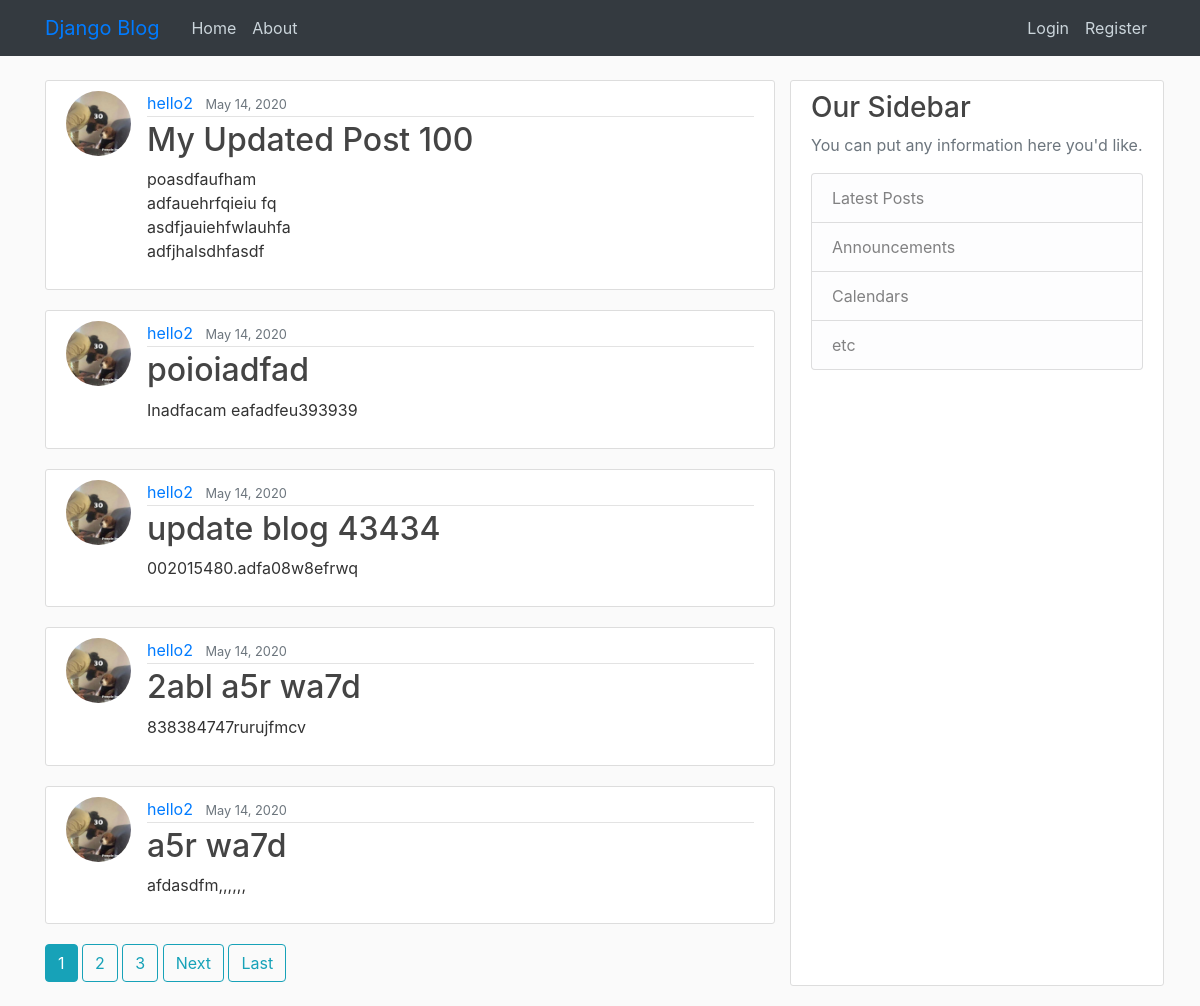
The page / on the database its author committed.
### blog/models.py (models this page shows, shortened)
class Post(models.Model):
	title = models.CharField(max_length=100)
	content = models.TextField()
	date_posted = models.DateTimeField(default=timezone.now)
	author = models.ForeignKey(User, on_delete=models.CASCADE)

### users/models.py (models this page shows, shortened)
class Profile(models.Model):
	user = models.OneToOneField(User, on_delete=models.CASCADE)
	image = models.ImageField(default='default.jpg',upload_to='profile_pics')

### blog/views.py (the view)
# urls.py: path('', PostListView.as_view(), name='blog-home'),
class PostListView(ListView):
	model = Post
	template_name = 'blog/home.html' #<app> / <model>_<viewtype>.html
	context_object_name = 'posts'
	ordering = ['-date_posted']
	paginate_by = 5

### blog/templates/blog/home.html (shortened to what this page needs)
{% extends 'blog/base.html'%}
	{%block content%}
		{% for post in posts %}
		<article class="media content-section">
			<img class="rounded-circle article-img" src="{{ post.author.profile.image.url }}">
			  <div class="media-body">
			    <div class="article-metadata">
			      <a class="mr-2" href="{% url 'user-posts' post.author.username %}">{{ post.author }}</a>
			      <small class="text-muted">{{ post.date_posted|date:"F d, Y" }}</small>
			    </div>
			    <h2><a class="article-title" href="{% url 'post-detail' post.id %}">{{ post.title }}</a></h2>
			    <p class="article-content">{{ post.content }}</p>
			  </div>
			</article>
		{%endfor%}
		{% if is_paginated %}
			{% for num in page_obj.paginator.page_range %}
				{% if page_obj.number == num %}
					<a class="btn btn-info mb-4" href="?page={{ num }}"> {{ num }} </a>
				{% elif num > page_obj.number|add:'-3' and num < page_obj.number|add:'3' %}
					<a class="btn btn-outline-info mb-4" href="?page={{ num }}"> {{ num }} </a>
				{% endif %}
			{% endfor %}
			{% if page_obj.has_next %}
				<a class="btn btn-outline-info mb-4" href="?page={{ page_obj.next_page_number }}"> Next </a>
				<a class="btn btn-outline-info mb-4" href="?page={{ page_obj.paginator.num_pages }}"> Last </a>
			{% endif %}
		{% endif%}
	{% endblock content %}

### blog/templates/blog/base.html (shortened to what this page needs)
{% load static %}
<!DOCTYPE html>
<html>
<head>
    <link rel="stylesheet" href="https://stackpath.bootstrapcdn.com/bootstrap/4.4.1/css/bootstrap.min.css">
    <link rel="stylesheet" type="text/css" href="{% static 'blog/main.css' %}">
</head>
<body>
	<header class="site-header">
	  <nav class="navbar navbar-expand-md navbar-primary bg-dark fixed-top">
	    <div class="container">
	      <a class="navbar-brand mr-4" href="/">Django Blog</a>
	      <div class="collapse navbar-collapse" id="navbarToggle">
	        <div class="navbar-nav mr-auto">
	          <a class="nav-item nav-link" href="{% url 'blog-home'%}">Home</a>
	          <a class="nav-item nav-link" href="{% url 'blog-about'%}">About</a>
	        </div>
	          <div class="navbar-nav">
              {% if user.is_authenticated %}
                <a class="nav-item nav-link" href="{% url 'post-create' %}">New Post</a>
                <a class="nav-item nav-link" href="{% url 'profile' %}">Profile</a>
                <a class="nav-item nav-link" href="{% url 'logout' %}">Logout</a>
              {% else %}
                <a class="nav-item nav-link" href="{% url 'login' %}">Login</a>
                <a class="nav-item nav-link" href="{% url 'register' %}">Register</a>
              {% endif %}
            </div>
	      </div>
	    </div>
	  </nav>
</header>
<main role="main" class="container">
  <div class="row">
    <div class="col-md-8">
      {% block content %}{% endblock %}
    </div
    <div class="col-md-4">
      <div class="content-section">
        <h3>Our Sidebar</h3>
        <p class='text-muted'>You can put any information here you'd like.
          <ul class="list-group">
            <li class="list-group-item list-group-item-light">Latest Posts</li>
            <li class="list-group-item list-group-item-light">Announcements</li>
            <li class="list-group-item list-group-item-light">Calendars</li>
            <li class="list-group-item list-group-item-light">etc</li>
          </ul>
        </p>
      </div>
    </div>
</main>
</body>
</html>

### blog/static/blog/main.css (style rules this page uses)
body { background: #fafafa; color: #333333; margin-top: 5rem; }
h1, h2, h3, h4, h5, h6 { color: #444444; }
ul { margin: 0; }
.site-header .navbar-nav .nav-link { color: #cbd5db; }
.content-section { background: #ffffff; padding: 10px 20px; border: 1px solid #dddddd; border-radius: 3px; margin-bottom: 20px; }
.article-title { color: #444444; }
.article-content { white-space: pre-line; }
.article-img { height: 65px; width: 65px; margin-right: 16px; }
.article-metadata { padding-bottom: 1px; margin-bottom: 4px; border-bottom: 1px solid #e3e3e3 }

### rows shown on the page
Post: author.profile.image (picture), author "hello2", date_posted "May 14, 2020", title "My Updated Post 100", content "poasdfaufham adfauehrfqieiu fq asdfjauiehfwlauhfa adfjhalsdhfasdf"
Post: author.profile.image (picture), author "hello2", date_posted "May 14, 2020", title "poioiadfad", content "Inadfacam eafadfeu393939"
Post: author.profile.image (picture), author "hello2", date_posted "May 14, 2020", title "update blog 43434", content "002015480.adfa08w8efrwq"
Post: author.profile.image (picture), author "hello2", date_posted "May 14, 2020", title "2abl a5r wa7d", content "838384747rurujfmcv"
Post: author.profile.image (picture), author "hello2", date_posted "May 14, 2020", title "a5r wa7d", content "afdasdfm,,,,,,"

### other values the page prints
{{ num }} "1"
{{ num }} "2" "3"
